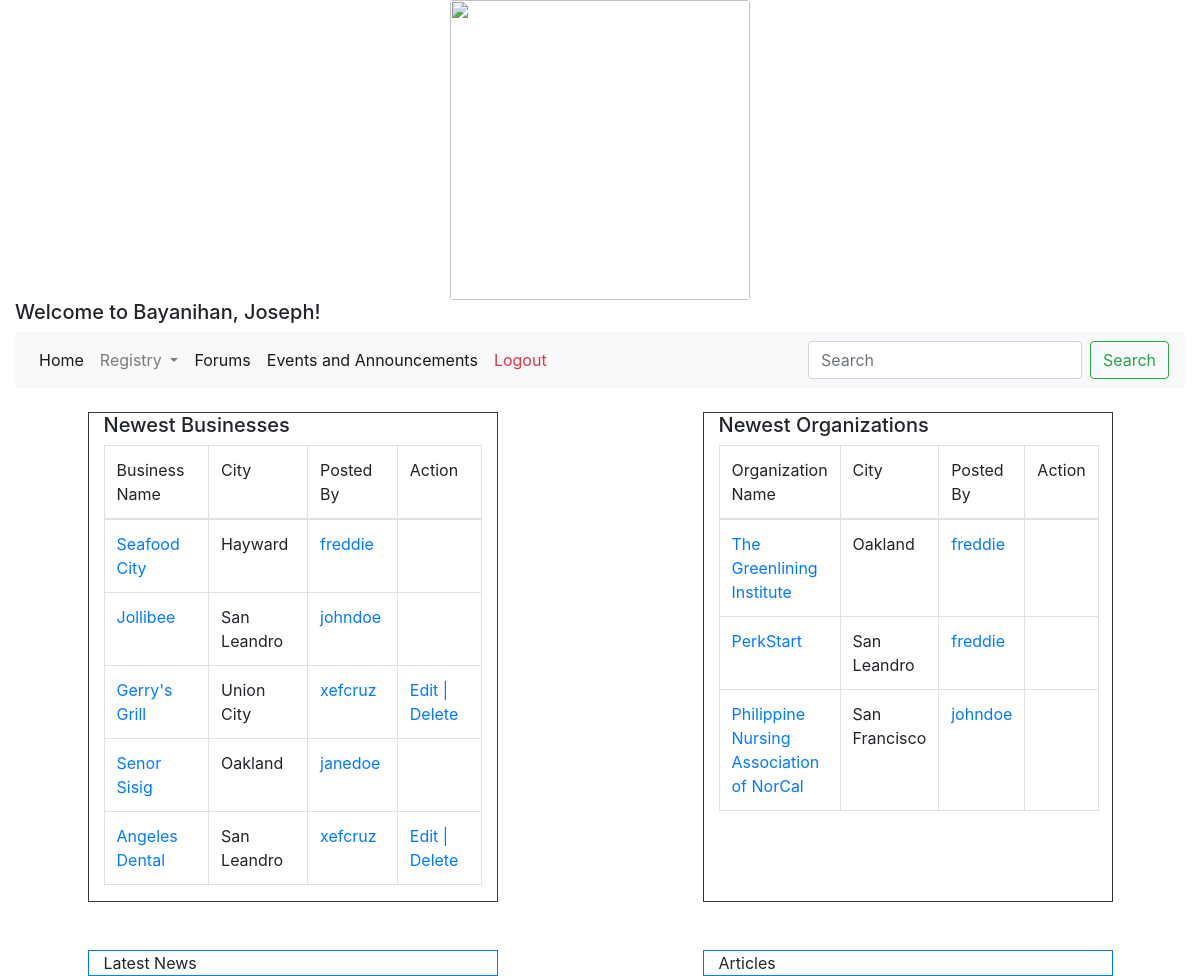
The page /dashboard (signed in) on the database its author committed.
### main_app/models.py (models this page shows)
class User(models.Model):
    first_name = models.CharField(max_length = 45)
    last_name = models.CharField(max_length = 45)
    user_name = models.CharField(max_length=45)
    email = models.CharField(max_length = 45)
    password = models.CharField(max_length = 255)
    objects = UserManager()
    created_at = models.DateTimeField(auto_now_add=True)
    updated_at = models.DateTimeField(auto_now=True)

class Business(models.Model):
    business = models.CharField(max_length = 45)
    bus_type = models.CharField(max_length = 45)
    address = models.CharField(max_length=45)
    city = models.CharField(max_length = 45)
    state = models.CharField(max_length = 45)
    description = models.TextField(max_length=45)
    email = models.CharField(max_length = 45)
    telephone = models.CharField(max_length = 45)
    website = models.CharField(max_length = 45)
    user = models.ForeignKey(User, related_name = "businesses", on_delete = models.CASCADE)
    objects = BusinessManager()
    created_at = models.DateTimeField(auto_now_add=True)
    updated_at = models.DateTimeField(auto_now=True)

class Organization(models.Model):
    organization = models.CharField(max_length = 45)
    address = models.CharField(max_length=45)
    city = models.CharField(max_length = 45)
    state = models.CharField(max_length = 45)
    description = models.TextField(max_length=45)
    email = models.CharField(max_length = 45)
    telephone = models.CharField(max_length = 45)
    website = models.CharField(max_length = 45)
    user = models.ForeignKey(User, related_name = "organizations", on_delete = models.CASCADE)
    objects = OrganizationManager()
    created_at = models.DateTimeField(auto_now_add=True)
    updated_at = models.DateTimeField(auto_now=True)

### main_app/views.py (the view)
# urls.py: path("dashboard", views.dashboard),
def dashboard(request):
    sortedbusiness = Business.objects.order_by('-id')[:5]
    sortedorganization = Organization.objects.order_by('-id')[:3]
    context = {
        "logged_in_user" : User.objects.get(id = request.session['user_id']),
        "sorted_business" : sortedbusiness,
        "sorted_organization" : sortedorganization,
        "user_ids" : User.objects.all()
    }
    return render(request, "dashboard.html", context)

### main_app/templates/dashboard.html (shortened to what this page needs)
<!DOCTYPE html>
<html lang="en">
<head>
    <link rel="stylesheet" href="https://maxcdn.bootstrapcdn.com/bootstrap/4.0.0/css/bootstrap.min.css">
</head>
<body>
    <div class="container-fluid">
        <div class="first-row">
            <div>
                <a href="/dashboard"> <img src="https://lh3.googleusercontent.com/wBqfpUN7KOUVNEg9RwyPwTxHKp8kFeU0vZ4A8i-7fj1AMYbCaK2GAMNsjHSpe2z_90hqBgmsPR4PJ7d5WhFE9epAWn64hP1e8eTjPbOWLtN9Nzbnbg3YueP7NLym6vE2rAZGm3_6luI=s198-p-k" class="rounded mx-auto d-block" width="300" height="300" /> </a>
            </div>
        </div>
        <div class="second-row">
            <h5>Welcome to Bayanihan, {{logged_in_user.first_name}}! </h5>
        </div>
        <nav class="navbar navbar-expand-lg navbar-light bg-light">
            <div class="collapse navbar-collapse justify-content: space-between" >
              <ul class="navbar-nav mr-auto">
                <li class="nav-item active">
                  <a class="nav-link" href="/dashboard">Home <span class="sr-only">(current)</span></a>
                </li>
                <li class="nav-item dropdown">
                    <a class="nav-link dropdown-toggle" href="#" id="navbarDropdown" role="button" data-toggle="dropdown" aria-haspopup="true" aria-expanded="false">
                      Registry
                    </a>
                </li>
                <li class="nav-item active">
                    <a class="nav-link" href="#">Forums <span class="sr-only">(current)</span></a>
                </li>
                <li class="nav-item active">
                    <a class="nav-link" href="#">Events and Announcements <span class="sr-only">(current)</span></a>
                </li>
                <li>
                    <a class="nav-link text-danger" href="/logout">Logout</a>
                </li>
              </ul>
              <form class="form-inline my-2 my-lg-0">
                <input class="form-control mr-sm-2" type="search" placeholder="Search" aria-label="Search">
                <button class="btn btn-outline-success my-2 my-sm-0" type="submit">Search</button>
              </form>
            </div>
        </nav>
    </div>
    <br>
    <div class="row justify-content-around">
        <div class="col-4 border border-dark">
            <h5>Newest Businesses</h5>
            <table class="table table-bordered">
                <thead>
                    <tr>
                        <td>Business Name</td>
                        <td>City</td>
                        <td>Posted By</td>
                        <td>Action</td>
                    </tr>
                </thead>
                <tbody>
                    {% for business in sorted_business %}
                        <tr>
                            <td> <a href="/business/{{business.id}}">{{business.business}}</a></td>
                            <td>{{business.city}}</td>
                            <td> <a href="/user/{{business.user.id}}"> {{business.user.user_name}} </a></td>
                            <td>
                                {% if business.user.id == request.session.user_id %}
                                    <a href="/business/edit/{{business.id}}">Edit  |  </a>
                                    <a href="/business/delete/{{business.id}}">Delete</a>
                                {% endif %}
                            </td>
                        </tr>
                    {% endfor %}
                </tbody>
            </table>
        </div>
        <div class="col-4 border border-dark">
            <h5>Newest Organizations</h5>
            <table class="table table-bordered">
                <thead>
                    <tr>
                        <td>Organization Name</td>
                        <td>City</td>
                        <td>Posted By</td>
                        <td>Action</td>
                    </tr>
                </thead>
                <tbody>
                    {% for organization in sorted_organization %}
                        <tr>
                            <td> <a href="/organization/{{organization.id}}">{{organization.organization}}</a></td>
                            <td>{{organization.city}}</td>
                            <td><a href="/user/{{organization.user.id}}">{{organization.user.user_name}}</a></td>
                            <td>
                            </td>
                        </tr>
                    {% endfor %}
                </tbody>
            </table>
        </div>
    </div>
    <br>
    <br>
    <div class="row justify-content-around">
        <div class="col-4 border border-primary">
        Latest News
        </div>
        <div class="col-4 border border-primary">
        Articles
        </div>
    </div>
</body>
</html>

### rows shown on the page
User: first_name "Joseph"
Business: business "Seafood City", city "Hayward", user.user_name "freddie"
Business: business "Jollibee", city "San Leandro", user.user_name "johndoe"
Business: business "Gerry's Grill", city "Union City", user.user_name "xefcruz"
Business: business "Senor Sisig", city "Oakland", user.user_name "janedoe"
Business: business "Angeles Dental", city "San Leandro", user.user_name "xefcruz"
Organization: organization "The Greenlining Institute", city "Oakland", user.user_name "freddie"
Organization: organization "PerkStart", city "San Leandro", user.user_name "freddie"
Organization: organization "Philippine Nursing Association of NorCal", city "San Francisco", user.user_name "johndoe"
